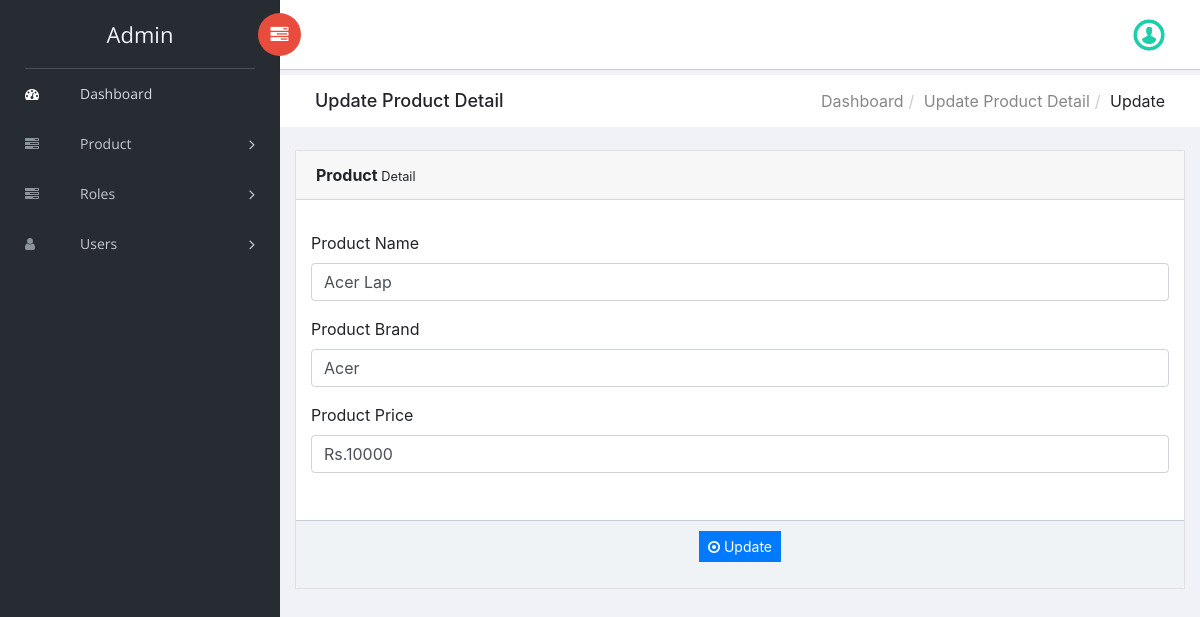
/Task/edit-computer-detail.php?editid=1 (signed in), run on the app's committed database.
### tables this page shows
CREATE TABLE `tblcomputers` (
  `ID` int(10) NOT NULL,
  `ComputerName` varchar(120) DEFAULT NULL,
  `ComputerLocation` varchar(120) DEFAULT NULL,
  `IPAdd` varchar(120) DEFAULT NULL,
  `EntryDate` timestamp NULL DEFAULT CURRENT_TIMESTAMP
);

### Task/edit-computer-detail.php (the view, shortened to what this page needs)
<?php
include('includes/dbconnection.php');
if (strlen($_SESSION['ccmsaid']==0)) {
  header('location:logout.php');
  } else{
?>
<!doctype html>
<html class="no-js" lang="en">
<head>
    <link rel="stylesheet" href="vendors/bootstrap/dist/css/bootstrap.min.css">
    <link rel="stylesheet" href="vendors/font-awesome/css/font-awesome.min.css">
    <link rel="stylesheet" href="vendors/themify-icons/css/themify-icons.css">
    <link rel="stylesheet" href="vendors/flag-icon-css/css/flag-icon.min.css">
    <link rel="stylesheet" href="vendors/selectFX/css/cs-skin-elastic.css">
    <link rel="stylesheet" href="assets/css/style.css">
</head>
<body>
    <?php include_once('includes/sidebar.php');?>
    <div id="right-panel" class="right-panel">
        <?php include_once('includes/header.php');?>
        <div class="breadcrumbs">
            <div class="col-sm-4">
                <div class="page-header float-left">
                    <div class="page-title">
                        <h1>Update Product Detail</h1>
                    </div>
                </div>
            </div>
            <div class="col-sm-8">
                <div class="page-header float-right">
                    <div class="page-title">
                        <ol class="breadcrumb text-right">
                            <li><a href="dashboard.php">Dashboard</a></li>
                            <li><a href="manage-computer.php">Update Product Detail</a></li>
                            <li class="active">Update</li>
                        </ol>
                    </div>
                </div>
            </div>
        </div>
        <div class="content mt-3">
            <div class="animated fadeIn">
                <div class="row">
                    <div class="col-lg-6">
                    </div>
                    <div class="col-lg-12">
                        <div class="card">
                            <div class="card-header"><strong>Product</strong><small> Detail</small></div>
                            <form name="package" method="post" action="">
                            <div class="card-body card-block">
 <?php
 $cid=$_GET['editid'];
$ret=mysqli_query($con,"select * from  tblcomputers where ID='$cid'");
while ($row=mysqli_fetch_array($ret)) {
?>
                                <div class="form-group"><label for="company" class=" form-control-label">Product Name</label><input type="text" name="compname" value="<?php  echo $row['ComputerName'];?>" class="form-control" id="compname" required="true"></div>
                                        <div class="form-group"><label for="street" class=" form-control-label">Product Brand</label><input type="text" name="comploc" value="<?php  echo $row['ComputerLocation'];?>" id="comploc" class="form-control" required="true"></div>
                                            <div class="row form-group">
                                                <div class="col-12">
                                                    <div class="form-group"><label for="city" class=" form-control-label">Product Price</label><input type="text" name="idadd" id="idadd" value="<?php  echo $row['IPAdd'];?>" class="form-control" required="true"></div>
                                                    </div>
                                                    </div>
                                                    </div>
                                                    <?php } ?>
                                                     <div class="card-footer">
                                                       <p style="text-align: center;"><button type="submit" class="btn btn-primary btn-sm" name="submit" id="submit">
                                                            <i class="fa fa-dot-circle-o"></i> Update
                                                        </button></p>
                                                    </div>
                                                </div>
                                            </div>
                                            </div>
                                        </div>
                                    </div>
                                </div>
</body>
</html>
<?php }  ?>

### Task/includes/sidebar.php (shortened to what this page needs)
<aside id="left-panel" class="left-panel">
        <nav class="navbar navbar-expand-sm navbar-default">
<?php
$adminid=$_SESSION['ccmsaid'];
$ret=mysqli_query($con,"select UserName from tbladmin where ID='$adminid'");
$row=mysqli_fetch_array($ret);
$name=$row['UserName'];
?>
            <div class="navbar-header">
                <a class="navbar-brand" href="dashboard.php"> <?php echo $name; ?></a>
            </div>
            <div id="main-menu" class="main-menu collapse navbar-collapse">
                <ul class="nav navbar-nav">
                    <li class="active">
                        <a href="dashboard.php"> <i class="menu-icon fa fa-dashboard"></i>Dashboard </a>
                    </li>
<li class="menu-item-has-children dropdown">
                        <a href="#" class="dropdown-toggle" data-toggle="dropdown" aria-haspopup="true" aria-expanded="false"> <i class="menu-icon fa fa-tasks"></i>Product</a>
                    </li>
<li class="menu-item-has-children dropdown">
                        <a href="#" class="dropdown-toggle" data-toggle="dropdown" aria-haspopup="true" aria-expanded="false"> <i class="menu-icon fa fa-tasks"></i>Roles</a>
                    </li>
 <li class="menu-item-has-children dropdown">
                        <a href="add-users.php" class="dropdown-toggle" data-toggle="dropdown" aria-haspopup="true" aria-expanded="false"> <i class="menu-icon fa fa-user"></i>Users</a>
                    </li>
                </ul>
            </div>
        </nav>
    </aside>

### data on the page
tblcomputers: compname "Acer Lap", comploc "Acer", idadd "Rs.10000"

### other printed values
$name "Admin"
